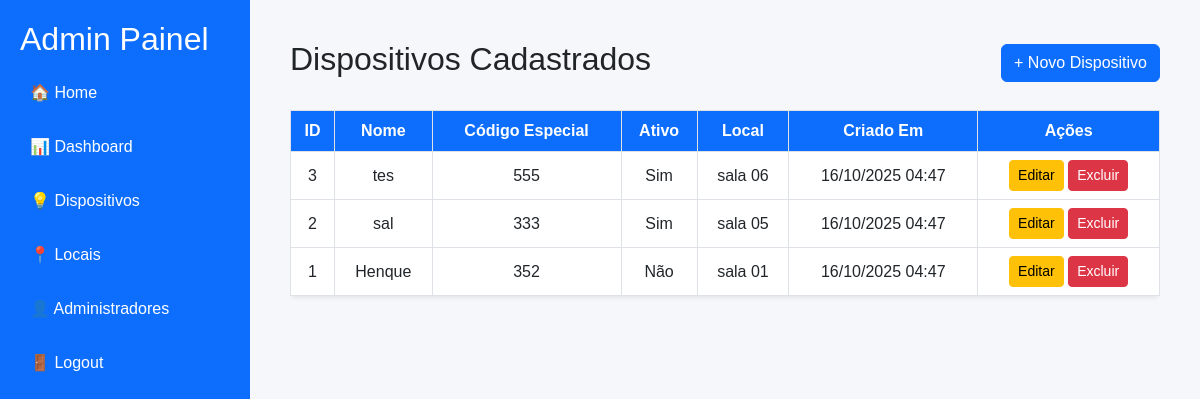
/tcc/adm/dispositivo/dispositivos.php (signed in), run on the app's committed database.
### tables this page shows
CREATE TABLE `tbl_dispositivos` (
  `id` int NOT NULL AUTO_INCREMENT,
  `nome` varchar(100) NOT NULL,
  `codigo_esp` varchar(60) NOT NULL,
  `ativo` tinyint NOT NULL DEFAULT '1',
  `criado_em` timestamp NOT NULL DEFAULT CURRENT_TIMESTAMP,
  `tbl_locais_id` int NOT NULL,
  PRIMARY KEY (`id`),
  KEY `fk_tbl_dispositivos_tbl_locais1_idx` (`tbl_locais_id`),
  CONSTRAINT `fk_tbl_dispositivos_tbl_locais1` FOREIGN KEY (`tbl_locais_id`) REFERENCES `tbl_locais` (`id`)
);

CREATE TABLE `tbl_locais` (
  `id` int NOT NULL AUTO_INCREMENT,
  `locais` varchar(100) NOT NULL,
  `descricao` text NOT NULL,
  PRIMARY KEY (`id`)
);

### tcc/Models/Dispositivo/DispositivoDAO.php (called while the page is built, shortened)
<?php
require_once __DIR__ . '/../../config/database.php';
class DispositivoDAO {
    private $conn;
    public function __construct() {
        $db = new Database();
        $this->conn = $db->getConnection();
    }
    public function listarTodos() {
        $query = "SELECT d.id, d.nome, d.codigo_esp, d.ativo, d.criado_em, d.tbl_locais_id,
                         l.locais AS nome_local
                  FROM tbl_dispositivos d
                  JOIN tbl_locais l ON d.tbl_locais_id = l.id
                  ORDER BY d.id DESC";
        $stmt = $this->conn->prepare($query);
        $stmt->execute();
        return $stmt->fetchAll(PDO::FETCH_ASSOC);
    }
}
?>

### tcc/config/database.php (called while the page is built, shortened)
<?php
class Database {
    private $host = 'localhost';
    private $db_name = 'safelab_db';
    private $username = 'root';
    private $password = 'root';
    public function getConnection() {
        $this->conn = null;
        try {
            $this->conn = new PDO(
                "mysql:host={$this->host};dbname={$this->db_name}",
                $this->username,
                $this->password
            );
            $this->conn->setAttribute(PDO::ATTR_ERRMODE, PDO::ERRMODE_EXCEPTION);
        } catch (PDOException $e) {
            die("Erro na conexão: " . $e->getMessage());
        }
        return $this->conn;
    }
}

### tcc/adm/dispositivo/dispositivos.php (the view, shortened to what this page needs)
<?php
require_once __DIR__ . '/../../Models/Dispositivo/DispositivoDAO.php';
$dispositivoDAO = new DispositivoDAO();
$dispositivos = $dispositivoDAO->listarTodos();
?>
<!DOCTYPE html>
<html lang="pt-br">
<head>
  <link href="https://cdn.jsdelivr.net/npm/bootstrap@5.3.0/dist/css/bootstrap.min.css" rel="stylesheet">
</head>
<body>
  <?php include "../includes/sidebar.php"; ?>
  <div class="main-content">
    <div class="d-flex justify-content-between align-items-center mb-4">
      <h2>Dispositivos Cadastrados</h2>
      <a href="cadastro-dispositivo.php" class="btn btn-primary">+ Novo Dispositivo</a>
    </div>
    <?php if (!empty($dispositivos)) : ?>
      <div class="table-responsive">
        <table class="table table-bordered table-hover shadow-sm bg-white rounded">
          <thead>
            <tr>
              <th>ID</th>
              <th>Nome</th>
              <th>Código Especial</th>
              <th>Ativo</th>
              <th>Local</th>
              <th>Criado Em</th>
              <th>Ações</th>
            </tr>
          </thead>
          <tbody>
            <?php foreach ($dispositivos as $d): ?>
              <tr>
                <td><?= htmlspecialchars($d['id']); ?></td>
                <td><?= htmlspecialchars($d['nome']); ?></td>
                <td><?= htmlspecialchars($d['codigo_esp']); ?></td>
                <td><?= $d['ativo'] ? 'Sim' : 'Não'; ?></td>
                <td><?= htmlspecialchars($d['nome_local']); ?></td>
                <td><?= date('d/m/Y H:i', strtotime($d['criado_em'])); ?></td>
                <td>
                  <a href="editar-dispositivo.php?id=<?= $d['id']; ?>" class="btn btn-sm btn-warning">Editar</a>
                  <a href="../../process/dispositivo/process_excluir_dispositivo.php?id=<?= $d['id']; ?>"
                     class="btn btn-sm btn-danger"
                     onclick="return confirm('Tem certeza que deseja excluir este dispositivo?');">
                     Excluir
                  </a>
                </td>
              </tr>
            <?php endforeach; ?>
          </tbody>
        </table>
      </div>
    <?php else : ?>
      <p class="text-muted">Nenhum dispositivo cadastrado ainda.</p>
    <?php endif; ?>
  </div>
</body>
</html>

### tcc/adm/dispositivo/dispositivos.php (style rules this page uses)
body { display: flex; min-height: 100vh; font-family: 'Poppins', sans-serif; background-color: #f5f7fa; }
.main-content { flex-grow: 1; padding: 40px; }
.table th { background-color: #0d6efd; color: white; text-align: center; }
.table td { vertical-align: middle; text-align: center; }

### data on the page
tbl_dispositivos: id "3", nome "tes", codigo_esp "555", ativo "Sim", tbl_locais.locais "sala 06", criado_em "16/10/2025 04:47"
tbl_dispositivos: id "2", nome "sal", codigo_esp "333", ativo "Sim", tbl_locais.locais "sala 05", criado_em "16/10/2025 04:47"
tbl_dispositivos: id "1", nome "Henque", codigo_esp "352", ativo "Não", tbl_locais.locais "sala 01", criado_em "16/10/2025 04:47"
